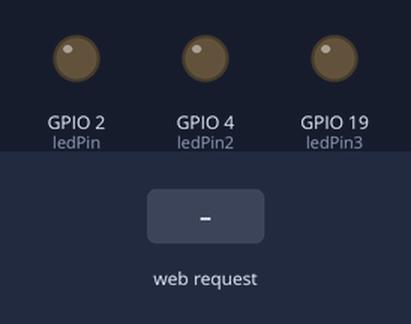
Bench run of a program on a simulated ESP32. On the bench: output pins drawn as LEDs (lit = HIGH). The test bench sets the inputs (shaded band). WiFi joins after 1.5 s; servers stay silent unless stated; storage starts empty; what the program prints to the serial monitor is not drawn.

Above: at 3.2 s.
3.3 s: HTTP request GET /on received
At 4.3 s:
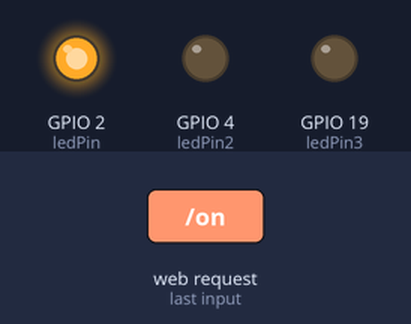
4.8 s: HTTP request GET /on1 received
At 5.4 s:
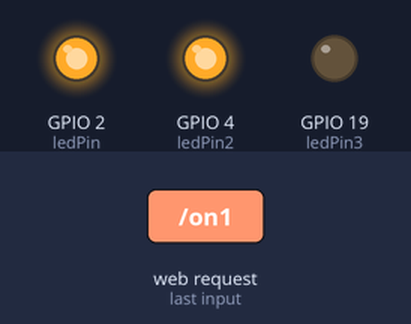
6.3 s: HTTP request GET /off received
At 7.5 s:
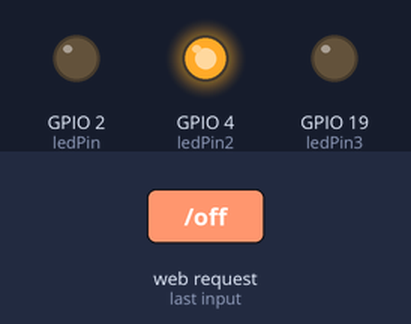
7.8 s: HTTP request GET /off1 received
At 8.9 s:
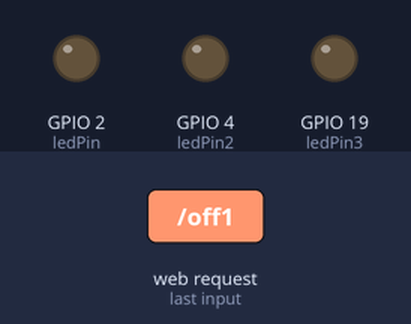
9.3 s: HTTP request GET /on2 received
At 10.0 s:
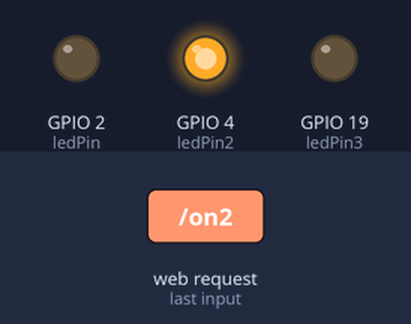
Timing chart, 0 to 11.8 s (numbered marks = the images above; inputs shaded):
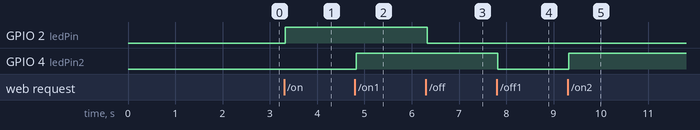

Measured:
- after the input at 3.3 s, GPIO 2 (ledPin): LOW → HIGH at once
- after the input at 4.8 s, GPIO 4 (ledPin2): LOW → HIGH at once
- after the input at 6.3 s, GPIO 2 (ledPin): HIGH → LOW at once
- after the input at 7.8 s, GPIO 4 (ledPin2): HIGH → LOW at once
- after the input at 9.3 s, GPIO 4 (ledPin2): LOW → HIGH at once

The program:

main.cpp
```cpp
#include <Arduino.h>
#include <WiFi.h>
#include <AsyncTCP.h>
#include <ESPAsyncWebServer.h>
#include "SPIFFS.h"

const char* ssid = "TAB";
const char* password = "faustyna";
// Create AsyncWebServer object on port 80
AsyncWebServer server(80);
//esp32's outputs settings
const int ledPin = 2;
const int ledPin2=4;
const int ledPin3=19;

// Stores LED state
String ledState;
String ledState2;
String ledState3;
// Initialize SPIFFS
void initSPIFFS() {
 if (!SPIFFS.begin()) {
 Serial.println("An error has occurred while mounting SPIFFS");
 }
 Serial.println("SPIFFS mounted successfully");
}
// Initialize WiFi
void initWiFi() {
 WiFi.mode(WIFI_STA);
 WiFi.begin(ssid, password);
 Serial.print("Connecting to WiFi ..");
 while (WiFi.status() != WL_CONNECTED) {
 Serial.print('.');
 delay(1000);
 }
 Serial.println(WiFi.localIP());
}
// Replaces placeholder with LED state value
String processor(const String& var){
 if(var == "STATE") {
 if(digitalRead(ledPin)) {
 ledState = "ON";
 }
 else {
 ledState = "OFF";
 }
 return ledState;
 }
 return String();
}


String processor2(const String& var){
 if(var == "STATE") {
 if(digitalRead(ledPin2)) {
 ledState2 = "ON";
 }
 else {
 ledState2 = "OFF";
 }
 return ledState2;
 }
 return String();
}

String processor3(const String& var){
 if(var == "STATE") {
 if(digitalRead(ledPin3)) {
 ledState3 = "ON";
 }
 else {
 ledState3 = "OFF";
 }
 return ledState3;
 }
 return String();
}
void setup() {

 Serial.begin(9600);
 initWiFi();
 initSPIFFS();

 // Set GPIO2 as an OUTPUT
 pinMode(ledPin , OUTPUT);
 pinMode(ledPin2 , OUTPUT);
  pinMode(ledPin3 , OUTPUT);
 server.on("/", HTTP_GET, [](AsyncWebServerRequest *request){
 request->send(SPIFFS, "/index.html", "text/html", false, processor);
 });
 server.serveStatic("/", SPIFFS, "/");
 server.on("/", HTTP_GET, [](AsyncWebServerRequest *request){
 request->send(SPIFFS, "/index.html", "text/html", false, processor2);
 });
 server.serveStatic("/", SPIFFS, "/");
 server.on("/", HTTP_GET, [](AsyncWebServerRequest *request){
 request->send(SPIFFS, "/index.html", "text/html", false, processor3);
 });
 server.serveStatic("/", SPIFFS, "/");
 // Route to set GPIO state to HIGH
 server.on("/on", HTTP_GET, [](AsyncWebServerRequest *request){
 digitalWrite(ledPin, HIGH);
 request->send(SPIFFS, "/index.html", "text/html", false, processor);
 });
 // Route to set GPIO state to LOW
 server.on("/off", HTTP_GET, [](AsyncWebServerRequest *request){
 digitalWrite(ledPin, LOW);
 request->send(SPIFFS, "/index.html", "text/html", false, processor);
 });
 server.on("/on1", HTTP_GET, [](AsyncWebServerRequest *request){
 digitalWrite(ledPin2, HIGH);
 request->send(SPIFFS, "/index.html", "text/html", false, processor2);
 });
 // Route to set GPIO state to LOW
 server.on("/off1", HTTP_GET, [](AsyncWebServerRequest *request){
 digitalWrite(ledPin2, LOW);
 request->send(SPIFFS, "/index.html", "text/html", false, processor2);
 });
  server.on("/on2", HTTP_GET, [](AsyncWebServerRequest *request){
 digitalWrite(ledPin2, HIGH);
 request->send(SPIFFS, "/index.html", "text/html", false, processor3);
 });
 // Route to set GPIO state to LOW
 server.on("/off2", HTTP_GET, [](AsyncWebServerRequest *request){
 digitalWrite(ledPin2, LOW);
 request->send(SPIFFS, "/index.html", "text/html", false, processor3);
 });
 // Start server
 server.begin();
}
void loop() {
}
```
